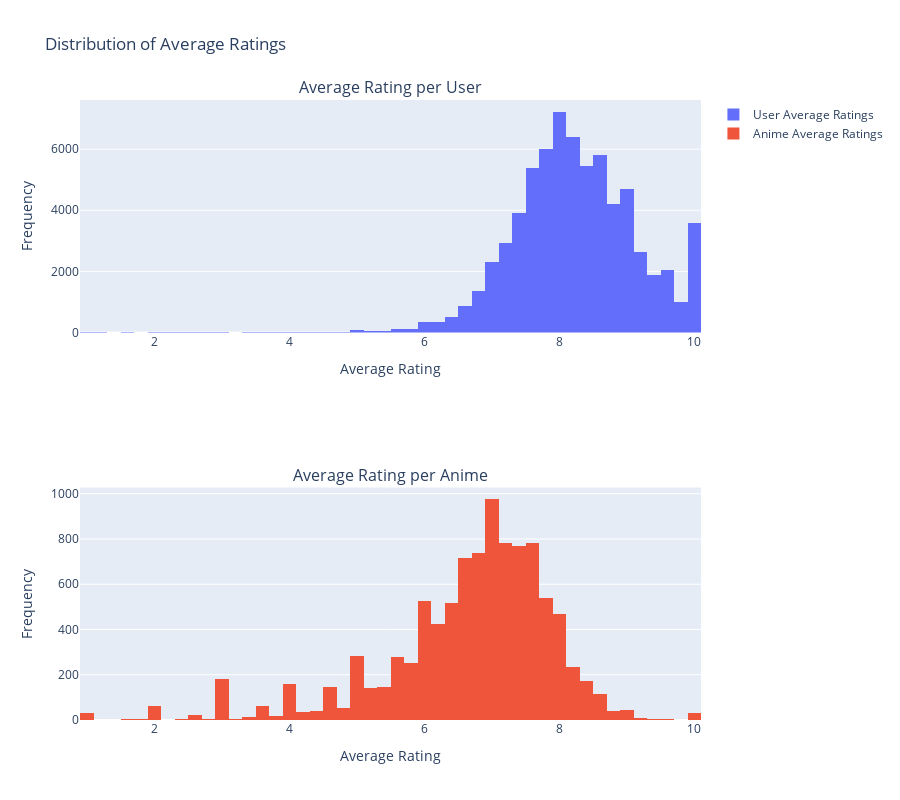

Notebook code for this chart:
### Markdown cell above
The analysis of the number of ratings per user and per anime reveals the following:

- **Users**: On average, each user rates about 82 items, though this varies widely, with some users rating as few as 1 item and others up to 3,315. The distribution is skewed, with most users rating a relatively small number of items, while a few rate extensively.

- **Anime**: Each anime receives an average of 580 ratings, but there is considerable variability, with some anime getting as few as 1 rating and others up to 30,835. Most anime receive a moderate number of ratings, but a few are exceptionally popular.

These findings indicate that user and anime engagement with ratings varies significantly, with a few highly active users and popular anime skewing the overall distribution.

### Code cell
import plotly.graph_objects as go
from plotly.subplots import make_subplots
import pandas as pd

# Average number of ratings per user
user_interaction_averages = train_df.groupby('user_id')['rating'].mean()

# Average number of ratings per anime
anime_interaction_averages = train_df.groupby('anime_id')['rating'].mean()

# Create subplots
fig = make_subplots(rows=2, cols=1, subplot_titles=('Average Rating per User', 'Average Rating per Anime'))

# Histogram for user interaction averages
fig.add_trace(
    go.Histogram(x=user_interaction_averages, nbinsx=50, name='User Average Ratings'),
    row=1, col=1
)

# Histogram for anime interaction averages
fig.add_trace(
    go.Histogram(x=anime_interaction_averages, nbinsx=50, name='Anime Average Ratings'),
    row=2, col=1
)

# Update layout
fig.update_layout(
    title='Distribution of Average Ratings',
    height=800,
)

fig.update_xaxes(title_text="Average Rating", row=1, col=1)
fig.update_xaxes(title_text="Average Rating", row=2, col=1)
fig.update_yaxes(title_text="Frequency", row=1, col=1)
fig.update_yaxes(title_text="Frequency", row=2, col=1)

# Show the plot
fig.show()

### Figure 1 — Plotly figure (JSON) as saved in the notebook; plotly's stock layout.template omitted (floating-point values rounded to 4 significant figures; data arrays with more than 128 entries replaced by an {"elided": "..."} marker saying what was removed)
{"data": [{"name": "User Average Ratings", "nbinsx": 50, "type": "histogram", "x": {"elided": "69481 float values"}, "xaxis": "x", "yaxis": "y"}, {"name": "Anime Average Ratings", "nbinsx": 50, "type": "histogram", "x": {"elided": "9838 float values"}, "xaxis": "x2", "yaxis": "y2"}], "layout": {"annotations": [{"font": {"size": 16}, "showarrow": false, "text": "Average Rating per User", "x": 0.5, "xanchor": "center", "xref": "paper", "y": 1, "yanchor": "bottom", "yref": "paper"}, {"font": {"size": 16}, "showarrow": false, "text": "Average Rating per Anime", "x": 0.5, "xanchor": "center", "xref": "paper", "y": 0.375, "yanchor": "bottom", "yref": "paper"}], "height": 800, "title": {"text": "Distribution of Average Ratings"}, "xaxis": {"anchor": "y", "domain": [0, 1], "title": {"text": "Average Rating"}}, "xaxis2": {"anchor": "y2", "domain": [0, 1], "title": {"text": "Average Rating"}}, "yaxis": {"anchor": "x", "domain": [0.625, 1], "title": {"text": "Frequency"}}, "yaxis2": {"anchor": "x2", "domain": [0, 0.375], "title": {"text": "Frequency"}}}}
